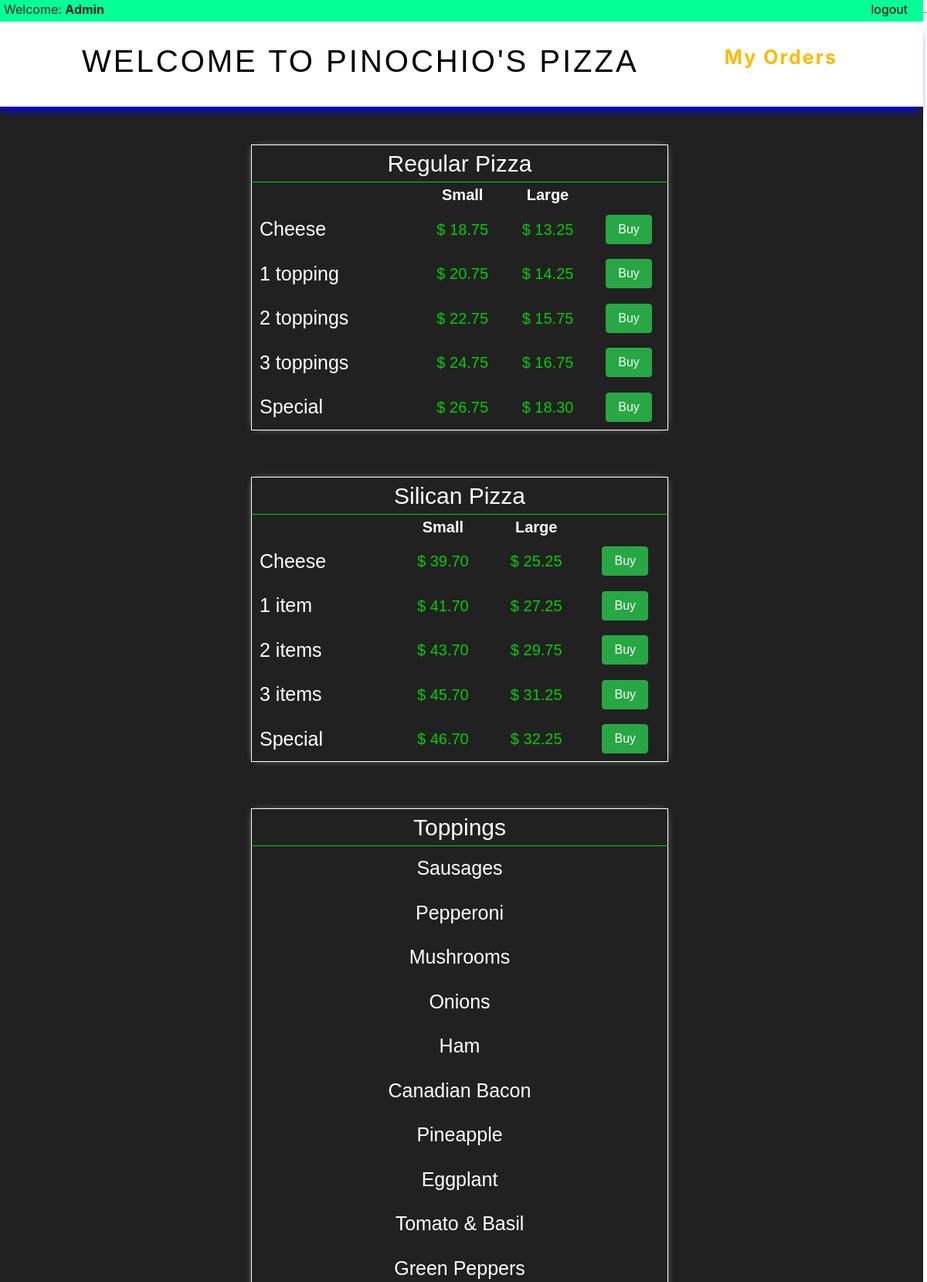
The page /home (signed in, upper part) on the database its author committed.
### orders/models.py (models this page shows, shortened)
class regular_pizza(models.Model):
  name = models.CharField(max_length=50)
  small = models.DecimalField(max_digits=5, decimal_places=2)
  large = models.DecimalField(max_digits=5, decimal_places=2)

class silican_pizza(models.Model):
  name = models.CharField(max_length=50)
  small = models.DecimalField(max_digits=5, decimal_places=2)
  large = models.DecimalField(max_digits=5, decimal_places=2)

class toppings(models.Model):
  name = models.CharField(max_length=20)

### orders/views.py (the view)
# urls.py: path("home", views.index, name="index"),
def index(request):
    if not request.user.is_authenticated:
        return render(request, "orders/login.html", {"message":None})
    context = {
        "user": request.user,
        "toppings": toppings.objects.all(),
        "pasta": pasta.objects.all(),
        "salads": salads.objects.all(),
        "regular": regular_pizza.objects.all(),
        "silican": silican_pizza.objects.all(),
        "subs": subs.objects.all(),
        "dinner": dinner_platters.objects.all()
    }
    return render(request, "orders/menu.html", context)

### orders/templates/orders/menu.html (shortened to what this page needs)
{% extends "orders/base.html" %}
{% block body %}
<div class="top">
  <p>Welcome: <b>{{ user.username }}</b></p>
  <a href="{% url 'logout' %}" class="logout">logout</a>
</div>
  <div id="nav">
    <h2 class="header">WELCOME TO PINOCHIO'S PIZZA</h2>
    <div class="order">
      <a href="{% url 'cart' %}" class="order"><p>My Orders</p></a>
    </div>
  </div>
  <div class="menu">
    <table>
      <th id="th" colspan="4">Regular Pizza</th>
      <tr id="size">
        <th></th>
        <th>Small</th>
        <th>Large </th>
        <th></th>
      </tr>
      {% for pizza in regular %}
        <tr>
          <td>{{ pizza.name }}</td>
          <th>$ {{ pizza.small }}</th>
          <th>$ {{ pizza.large }}</th>
          <th><button class="btn btn-success">Buy</button></th>
        </tr>
      {% endfor %}
    </table>
    <table>
      <th id="th" colspan="4">Silican Pizza</th>
      <tr id="size">
        <th></th>
        <th>Small</th>
        <th>Large </th>
        <th></th>
      </tr>
      {% for pizza in silican %}
        <tr>
          <td>{{ pizza.name }}</td>
          <th>$ {{ pizza.small }}</th>
          <th>$ {{ pizza.large }}</th>
          <th><button class="btn btn-success">Buy</button></th>
        </tr>
      {% endfor %}
    </table>
    <table id="table">
      <th id="th" colspan="3">Toppings</th>
      {% for topping in toppings %}
        <tr>
          <td style="text-align: center;" colspan="3">{{ topping.name }}</td>
        </tr>
      {% endfor %}
    </table>
  </div>
{% endblock %}

### orders/templates/orders/base.html (shortened to what this page needs)
<!DOCTYPE html>
<html>
  <head>
  </head>
  <link rel="stylesheet" href="https://cdn.jsdelivr.net/npm/bootstrap@4.5.3/dist/css/bootstrap.min.css">
  <body>
    {% block body %}
    {% endblock %}
  </body>
</html>

### orders/templates/orders/base.html (style rules this page uses)
body { margin-left: 5px; overflow-x: hidden; background-color: rgb(255, 255, 255); margin-bottom: -10px; }
.top { position: fixed; width: 100vw; padding-right: 20px; padding-left: 10px; display: flex; background-color: rgb(5, 255, 151); top: 0px; justify-content: space-between; height: 28px; margin-left: -10px; }
.logout { color: black; text-decoration: none; }
.menu { display: grid; justify-content: center; align-items: baseline; column-gap: 50px; row-gap: 50px; grid-template-columns: auto auto; margin-top: 120px; padding-top: 50px; width: 100vw; margin-left: -10px; background-color: #212121; }
#nav { display: flex; height: 110px; justify-content: space-evenly; align-items: center; margin-top: -5px; position: fixed; margin-left: -10px; width: 100vw; background-color: white; box-shadow: 0px 10px 10px -5px blue; }
.order { font-size: 25px; font-weight: bold; color: rgb(253, 186, 0); letter-spacing: 2px; }
.header { text-align: center; color: rgb(0, 0, 0); font-size: 40px; letter-spacing: 3px; font-family: 'Lucida Sans', 'Lucida Sans Regular', 'Lucida Grande', 'Lucida Sans Unicode', Geneva, Verdana, sans-serif; }
table { margin: auto; margin-bottom: 10px; width: 45vw; border: 1px solid rgb(255, 255, 255); box-shadow: 0px 0px 10px -5px white; }
#table { margin-top: 0px; }
.btn { width: 5vw; }
th { font-size: 20px; color: rgb(0, 207, 0); font-weight: normal; text-align: center; font-family: 'Gill Sans', 'Gill Sans MT', Calibri, 'Trebuchet MS', sans-serif; }
#size > th { font-weight: bold; color: white; }
td { padding: 10px; font-family: 'Gill Sans', 'Gill Sans MT', Calibri, 'Trebuchet MS', sans-serif; font-size: 25px; color: white; }
#th { text-align: center; font-size: 30px; border-bottom: 1px solid rgb(3, 212, 3); color: white; font-family: 'Lucida Sans', 'Lucida Sans Regular', 'Lucida Grande', 'Lucida Sans Unicode', Geneva, Verdana, sans-serif; }
@media only screen and (max-width: 1200px) { .menu { grid-template-columns: auto; } }

### rows shown on the page
regular_pizza: name "Cheese", small "18.75", large "13.25"
regular_pizza: name "1 topping", small "20.75", large "14.25"
regular_pizza: name "2 toppings", small "22.75", large "15.75"
regular_pizza: name "3 toppings", small "24.75", large "16.75"
regular_pizza: name "Special", small "26.75", large "18.30"
silican_pizza: name "Cheese", small "39.70", large "25.25"
silican_pizza: name "1 item", small "41.70", large "27.25"
silican_pizza: name "2 items", small "43.70", large "29.75"
silican_pizza: name "3 items", small "45.70", large "31.25"
silican_pizza: name "Special", small "46.70", large "32.25"
toppings: name "Sausages"
toppings: name "Pepperoni"
toppings: name "Mushrooms"
toppings: name "Onions"
toppings: name "Ham"
toppings: name "Canadian Bacon"
toppings: name "Pineapple"
toppings: name "Eggplant"
toppings: name "Tomato & Basil"
toppings: name "Green Peppers"

### other values the page prints
{{ user.username }} "Admin"
